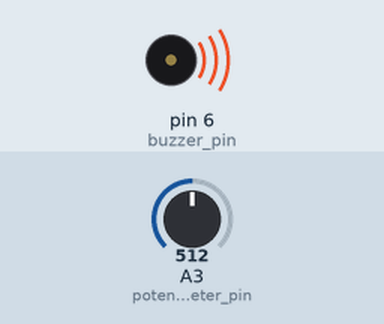
The sketch below on a simulated Arduino Uno, built with avr-gcc and run on an emulated ATmega328P. Shown: buzzer (waves = sounding). The test bench sets the inputs (shaded band); at power-on: A3 (potentiometer_pin) = 512.

Above: at 0.1 s.
Timing chart, 0 to 1.6 s (numbered marks = the images above):
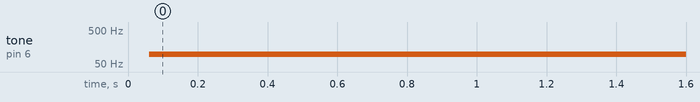

The sketch:

24_Passive_Buzzer_Potentiometer_Tone_generator.ino
```cpp
int buzzer_pin = 6;
int potentiometer_pin = A3;

int read_val;
int buzz_time;

void setup() {
  // put your setup code here, to run once:
  pinMode(buzzer_pin, OUTPUT);
  pinMode(potentiometer_pin, INPUT);
}

void loop() {
  // put your main code here, to run repeatedly:
  read_val = analogRead(potentiometer_pin);
  buzz_time = map(read_val, 0, 1023, 10, 10000);

  digitalWrite(buzzer_pin, HIGH);
  delayMicroseconds(buzz_time);
  digitalWrite(buzzer_pin, LOW);
  delayMicroseconds(buzz_time);

}
```

Measured:
- by itself, tone on pin 6 (buzzer_pin): silent → 98 Hz at 0.06 s
